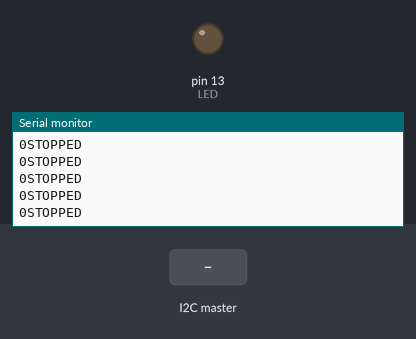
Simulated run of this sketch. Board: Arduino Uno, built with avr-gcc and run on an emulated ATmega328P. On the bench: output pins drawn as LEDs (lit = HIGH), the last lines printed to the serial monitor. The inputs (shaded band) are chosen by the test bench.

Above: at 1.2 s.
1.3 s: the I2C master sends the byte 1
At 2.0 s:
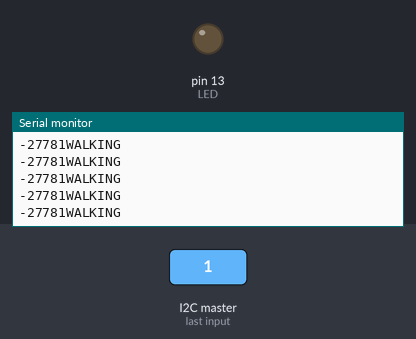
3.2 s: the I2C master sends the byte 90
At 4.0 s:
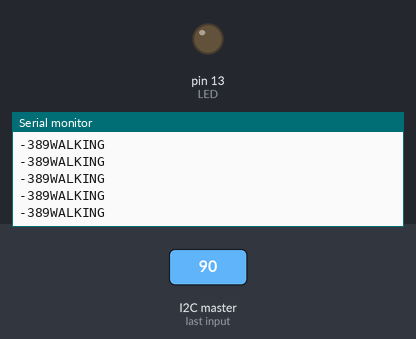

Measured:
- after the input at 1.3 s, the serial monitor: prints a new line at once (image 1)
- after the input at 3.2 s, the serial monitor: prints a new line at once (image 2)

The sketch:

firstAlgo.ino
```cpp
#include <Wire.h>

// VARIABLES FOR WEIGHTED MOVING AVERAGE FILTER
double cutoffFreq, sampleTime, sampleFreq, elapsed;
double tauUS, ampFactor, prevGz, prevAx, oldTime;

// VARIABLES FOR FOG DETECTION
int LED = 13;
const int n = 150;
double queueGz[n] = {};
double queueAx[n] = {};
int x = 0;
int angle = 0;
int i = 0;
int k = 0;
double meanGz = 0;
int16_t Ax = 0;
int16_t Gz = 0;
boolean isLedOn = false;

// VARIABLES FOR CALIBRATION
int16_t cAx, cAy, cGz;
int count = 0;

void setup() {
  cutoffFreq = 20;
  sampleTime = 30;
  sampleFreq = 1000/sampleTime;
  elapsed = 1/sampleFreq;
  tauUS = 1/cutoffFreq;
  ampFactor = exp((-1)*elapsed/tauUS);
  Serial.begin(38400);
  pinMode (LED, OUTPUT);
  Wire.begin(9);
  Wire.onReceive(receiveEvent);
}

void receiveEvent(int bytes) {
  int16_t data[bytes];
  for (int i = 0; i < bytes; i++){
    data[i] = Wire.read();
  }

  if(millis() < 1200) {
    count++;
    cAx = (cAx + (data[0]*256)|(data[1])) / count; //using the bitwise or.
    cAy = (cAy + (data[2]*256)|(data[3])) / count;
    cGz = (cGz + (data[10]*256)|(data[11])) / count;
  }
  Ax = (data[0]*256)|(data[1]);
  Gz = (data[10]*256)|(data[11]);

}

void loop() {
  if(i > n - 1){ //Array is n indicies long, largest index is 14.
    i = 0;
  }

  Gz = movingAvgFilter(prevGz, Gz-cGz);
  Ax = movingAvgFilter(prevAx, Ax-cAx);
  queueGz[i] = Gz;
  for(int j = 0; j < n; j++) {
    meanGz = meanGz + queueGz[i];
  }
  meanGz = meanGz / n;
  Serial.print(Ax);
  queueAx[i] = Ax;
  if(meanGz < 500){
    boolean isStop = true;
    for(int j = 0; j < n; j++) {
      if(queueAx[j] > 5000) {
        isStop = false;
        break;
      }
    }

    if(isStop) {
      Serial.println("STOPPED");
      if(isLedOn) {
        isLedOn = false;
      }
    } else {
      Serial.println("FREEZE");
      digitalWrite(LED, HIGH);
    }
  } else {
    Serial.println ("WALKING");
    if(isLedOn) {
      isLedOn = false;
    }
  }
  i++;
  prevGz = Gz - cGz;
  prevAx = Ax - cAx;
}

double movingAvgFilter( double previousOutput, double currentInput )
{
  double currentOutput = (1 - ampFactor)*currentInput + (ampFactor)*previousOutput;
  return currentOutput;
}
```
